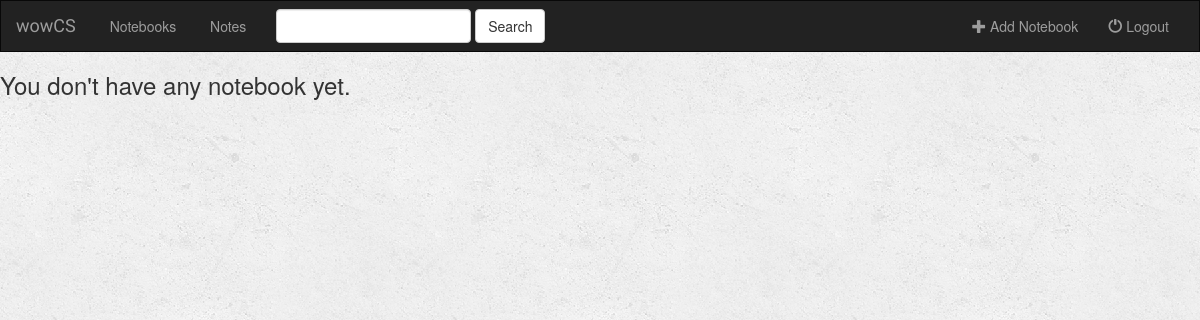
The page /wowCS/ on the database as committed earlier.
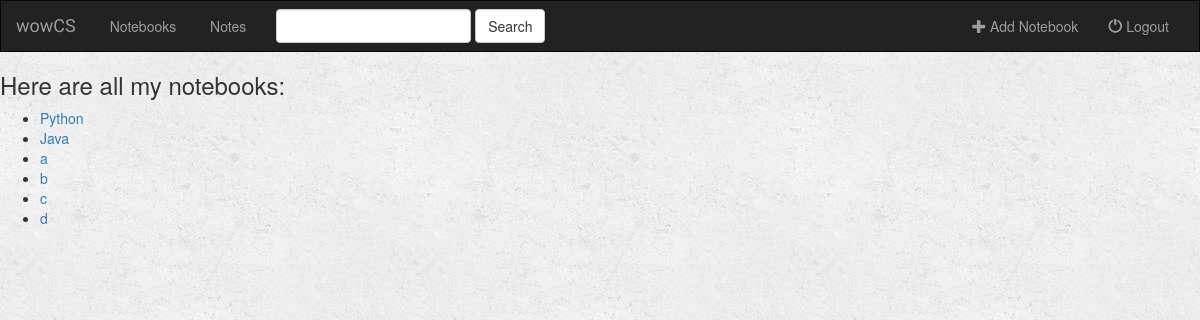
The same page on the database as committed later.
### wowCS/models.py (models this page shows, shortened)
class Notebook(models.Model):
    notebook_title = models.CharField(max_length=500)
    genre = models.CharField(max_length=100)
    notebook_description = models.CharField(max_length=250)

### wowCS/views.py (the view)
class IndexView(generic.ListView):
    template_name = 'wowCS/index.html'
    context_object_name = 'all_notebook'
    def get_queryset(self):
        return Notebook.objects.all()

### wowCS/templates/wowCS/index.html
{% extends 'wowCS/base.html' %}
{% block body %}
    {% if all_notebook %}
        <h3> Here are all my notebooks:</h3>
        <ul>
            {% for notebook in all_notebook %}
            <li> <a href = '{% url 'wowCS:catalogue' notebook.notebook_title %}'>{{notebook.notebook_title}}</a>
            </li>
            {% endfor %}
        </ul>
    {% else %}
        <h3> You don't have any notebook yet.</h3>
    {% endif %}
{% endblock %}

### wowCS/templates/wowCS/base.html (shortened to what this page needs)
<!DOCTYPE html>
<html lang="en">
<head>
    {% load staticfiles %}
    <link rel="stylesheet" href="https://maxcdn.bootstrapcdn.com/bootstrap/3.3.6/css/bootstrap.min.css"/>
    <link rel="stylesheet" type="text/css" href="{% static 'wowCS/style.css' %}"/>
</head>
<body>
    <nav class="navbar navbar-inverse">
    <div class="container-fluid">
        <div class="navbar-header">
            <a class="navbar-brand" href="{% url 'wowCS:index' %}">wowCS</a>
        </div>
        <div class="collapse navbar-collapse" id="topNavBar">
            <ul class="nav navbar-nav">
                <li class="" >
                    <a href="{% url 'wowCS:index' %}">
                        &nbsp;Notebooks
                    </a>
                </li>
                <li class="" >
                    <a href="{% url 'wowCS:show_all_notes' %}">
                        &nbsp;Notes
                    </a>
                </li>
            </ul>
            <form class="navbar-form navbar-left" role="search" method="get" action="#">
                <div class="form-group">
                    <input type="text" class="form-control" name="q" value="">
                </div>
                <button type="submit" class="btn btn-default">Search</button>
            </form>
            <ul class="nav navbar-nav navbar-right">
                <li class="" >
                    <a href="{% url 'wowCS:notebook-add' %}">
                        <span class="glyphicon glyphicon-plus" aria-hidden="true"></span>&nbsp;Add Notebook
                    </a>
                </li>
                <li class="" >
                    <a href="#">
                        <span class="glyphicon glyphicon-off" aria-hidden="true"></span>&nbsp;Logout
                    </a>
                </li>
            </ul>
        </div>
    </div>
</nav>
    {% block body %}
    {% endblock %}
</body>
</html>

### wowCS/static/notebook/style.css (style rules this page uses)
body { background: white url("images/background.png"); }
.navbar { border-radius:0; }
.navbar-brand { font-family:'Satisfy',cursive; }

Rows that differ between the two databases and show on the page:
added Notebook: notebook_title "Python"
added Notebook: notebook_title "Java"
added Notebook: notebook_title "a"
added Notebook: notebook_title "b"
added Notebook: notebook_title "c"
added Notebook: notebook_title "d"
Other text that changed with them:
text no longer shown: "You don't have any notebook yet."
text now shown: "Here are all my notebooks:"
